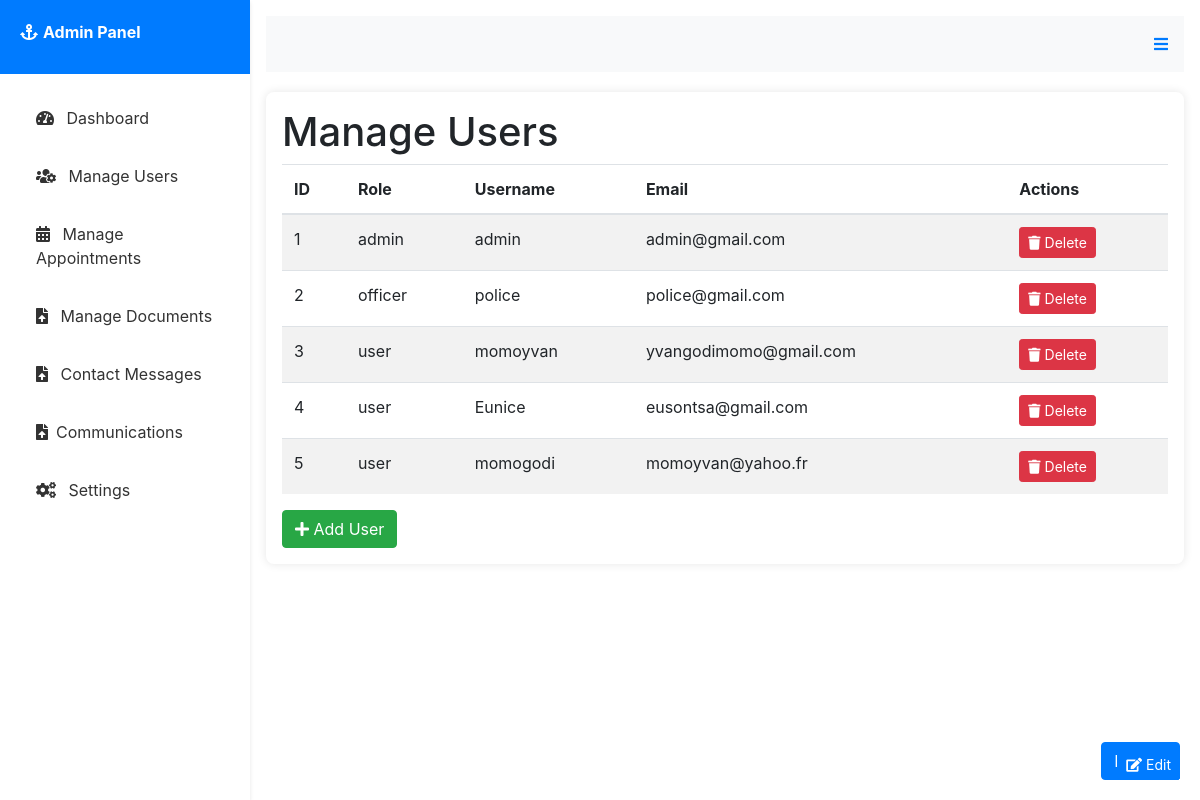
The page /panel/admin/manage-users/ on the database its author committed.
### booking/models.py (models this page shows)
class User(AbstractUser):
    ROLE_CHOICES = [
        ('user', 'User'),
        ('officer', 'Police Officer'),
        ('admin', 'Super Admin'),
    ]
    email = models.CharField(max_length=100, default='user@gmail.com')
    role = models.CharField(max_length=10, choices=ROLE_CHOICES, default='user')
    name = models.CharField(max_length=100, default='user')  # Provide a default value
    phone = models.CharField(max_length=15, default='0000000000')  # Provide a default value
    address = models.TextField(null=True, blank=True)  # Temporarily allow null
    profile_picture = models.ImageField(upload_to='profile_pics/', null=True, blank=True)

### booking/views.py (the view)
# urls.py: path('panel/admin/manage-users/', manage_users, name='manage_users'),
def manage_users(request):
    users = User.objects.all()
    return render(request, 'panel/admin/manage_users.html', {'users': users})

### booking/templates/panel/admin/manage_users.html
{% extends 'panel/admin/base_admin.html' %}
{% block content %}
<h1>Manage Users</h1>
<div class="table-responsive">
    <table class="table table-striped">
        <thead>
            <tr>
                <th>ID</th>
                <th>Role</th>
                <th>Username</th>
                <th>Email</th>
                <th>Actions</th>
            </tr>
        </thead>
        <tbody>
            {% for user in users %}
            {% if user.id != request.user.id %}
            <tr>
                <td>{{ user.id }}</td>
                <td>{{ user.role }}</td>
                <td>{{ user.username }}</td>
                <td>{{ user.email }}</td>
                <td>
                    <a href="{% url 'admin_edit_user' user.id %}" class="btn btn-primary btn-sm"><i class="fas fa-edit"></i> Edit</a>
                    <a href="{% url 'admin_delete_user' user.id %}" class="btn btn-danger btn-sm"><i class="fas fa-trash"></i> Delete</a>
                </td>
            </tr>
            {% endif %}
            {% endfor %}
        </tbody>
    </table>
</div>
<a href="{% url 'add_user' %}" class="btn btn-success"><i class="fas fa-plus"></i> Add User</a>
{% endblock %}

### booking/static/css/admin_panel.css (style rules this page uses)
.btn-primary { background-color: #007bff; border-color: #007bff; position: fixed; bottom: 20px; right: 20px; z-index: 9999; }

### rows shown on the page
User: id "1", role "admin", username "admin", email "admin@gmail.com"
User: id "2", role "officer", username "police", email "police@gmail.com"
User: id "3", role "user", username "momoyvan", email "yvangodimomo@gmail.com"
User: id "4", role "user", username "Eunice", email "eusontsa@gmail.com"
User: id "5", role "user", username "momogodi", email "momoyvan@yahoo.fr"
